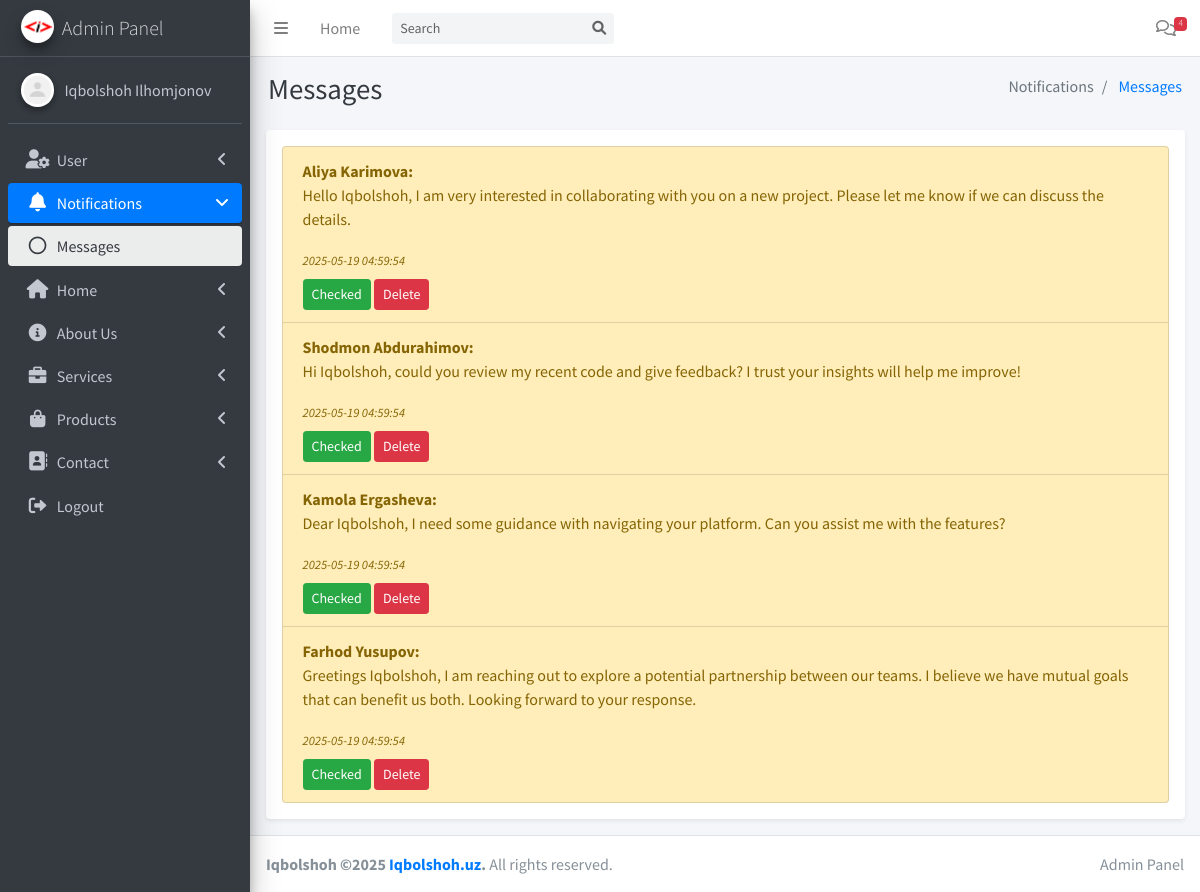
Page /admin/messages.php (signed in) on the committed database.
### tables this page shows
CREATE TABLE messages (
    id INT AUTO_INCREMENT PRIMARY KEY,
    name VARCHAR(255) NOT NULL,
    email VARCHAR(255) NOT NULL,
    subject VARCHAR(255) NOT NULL,
    message TEXT NOT NULL,
    status ENUM('no_checked', 'checked') DEFAULT 'no_checked',
    created_at TIMESTAMP DEFAULT CURRENT_TIMESTAMP
);

### config.php (called while the page is built, shortened)
<?php
class Database
{
    private $conn;
    public function __construct()
    {
        $servername = "localhost";
        $username = "root";
        $password = "";
        $dbname = "business_website";
        $this->conn = new mysqli($servername, $username, $password, $dbname);
    }
    public function executeQuery($sql)
    {
        $result = $this->conn->query($sql);
        return $result;
    }
    public function select($table, $columns = "*", $condition = "")
    {
        $sql = "SELECT $columns FROM $table $condition";
        return $this->executeQuery($sql)->fetch_all(MYSQLI_ASSOC);
    }
}

### admin/check.php (called while the page is built, shortened)
<?php
include '../config.php';
$query = new Database();

### admin/messages.php (the view, shortened to what this page needs)
<?php include 'check.php'; ?>
<?php
$messages = $query->select('messages', '*');
?>
<!DOCTYPE html>
<html lang="en">
<head>
    <?php include 'includes/css.php'; ?>
</head>
<body class="hold-transition sidebar-mini">
    <div class="wrapper">
        <?php include 'includes/header.php' ?>
        <div class="content-wrapper">
            <section class="content">
                <div class="container-fluid">
                    <div class="row">
                        <div class="col-12">
                            <div class="card p-3 shadow-sm">
                                <?php if (count($messages) === 0): ?>
                                    <p class="no-message">No messages available.</p>
                                <?php else: ?>
                                    <ul class="list-group">
                                        <?php foreach ($messages as $message): ?>
                                            <li class="list-group-item <?php echo ($message['status'] == 'no_checked') ? 'list-group-item-warning' : ''; ?>">
                                                <strong><?php echo htmlspecialchars($message['name']); ?>:</strong>
                                                <p><?php echo htmlspecialchars($message['message']); ?></p>
                                                <small><em><?php echo htmlspecialchars($message['created_at']); ?></em></small>
                                                <div class="mt-2">
                                                    <?php if ($message['status'] == 'no_checked'): ?>
                                                        <button class="btn btn-success btn-sm check-message" data-id="<?php echo $message['id']; ?>">Checked</button>
                                                    <?php endif; ?>
                                                    <button class="btn btn-danger btn-sm delete-message" data-id="<?php echo $message['id']; ?>">Delete</button>
                                                </div>
                                            </li>
                                        <?php endforeach; ?>
                                    </ul>
                                <?php endif; ?>
                            </div>
                        </div>
                    </div>
                </div>
            </section>
        </div>
        <?php include 'includes/footer.php'; ?>
    </div>
</body>
</html>

### rows in the picture
messages: name "Aliya Karimova", message "Hello Iqbolshoh, I am very interested in collaborating with you on a new project. Please let me know if we can discuss the details.", created_at "2025-05-19 04:59:54"
messages: name "Shodmon Abdurahimov", message "Hi Iqbolshoh, could you review my recent code and give feedback? I trust your insights will help me improve!", created_at "2025-05-19 04:59:54"
messages: name "Kamola Ergasheva", message "Dear Iqbolshoh, I need some guidance with navigating your platform. Can you assist me with the features?", created_at "2025-05-19 04:59:54"
messages: name "Farhod Yusupov", message "Greetings Iqbolshoh, I am reaching out to explore a potential partnership between our teams. I believe we have mutual goals that can benefit us both. Looking forward to your response.", created_at "2025-05-19 04:59:54"

### other values in the picture
$message_count "4"
$pageTitle "Messages"
$item['title'] "Notifications"
$item['title'] "Messages"
$menuItem['menuTitle'] "User"
$menuItem['menuTitle'] "Notifications"
$page['title'] "Messages"
$menuItem['menuTitle'] "Home"
$menuItem['menuTitle'] "About Us"
$menuItem['menuTitle'] "Services"
$menuItem['menuTitle'] "Products"
$menuItem['menuTitle'] "Contact"
